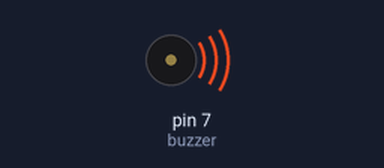
Simulated run of this sketch. Board: Arduino Uno, built with avr-gcc and run on an emulated ATmega328P. Shown: buzzer (waves = sounding).

Above: at 0.05 s.
Timing chart, 0 to 5.8 s (numbered marks = the images above):
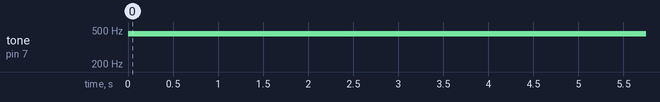

Measured:
- by itself, tone on pin 7 (buzzer): silent → 450 Hz at 0.00 s

The sketch:

buzzer-tester.ino
```cpp
int buzzer = 7;

void setup() {
  Serial.begin(9600);
  pinMode(buzzer, OUTPUT);
}

void loop() {
tone(buzzer,450);
delay(5000);
noTone(buzzer);

}
```
